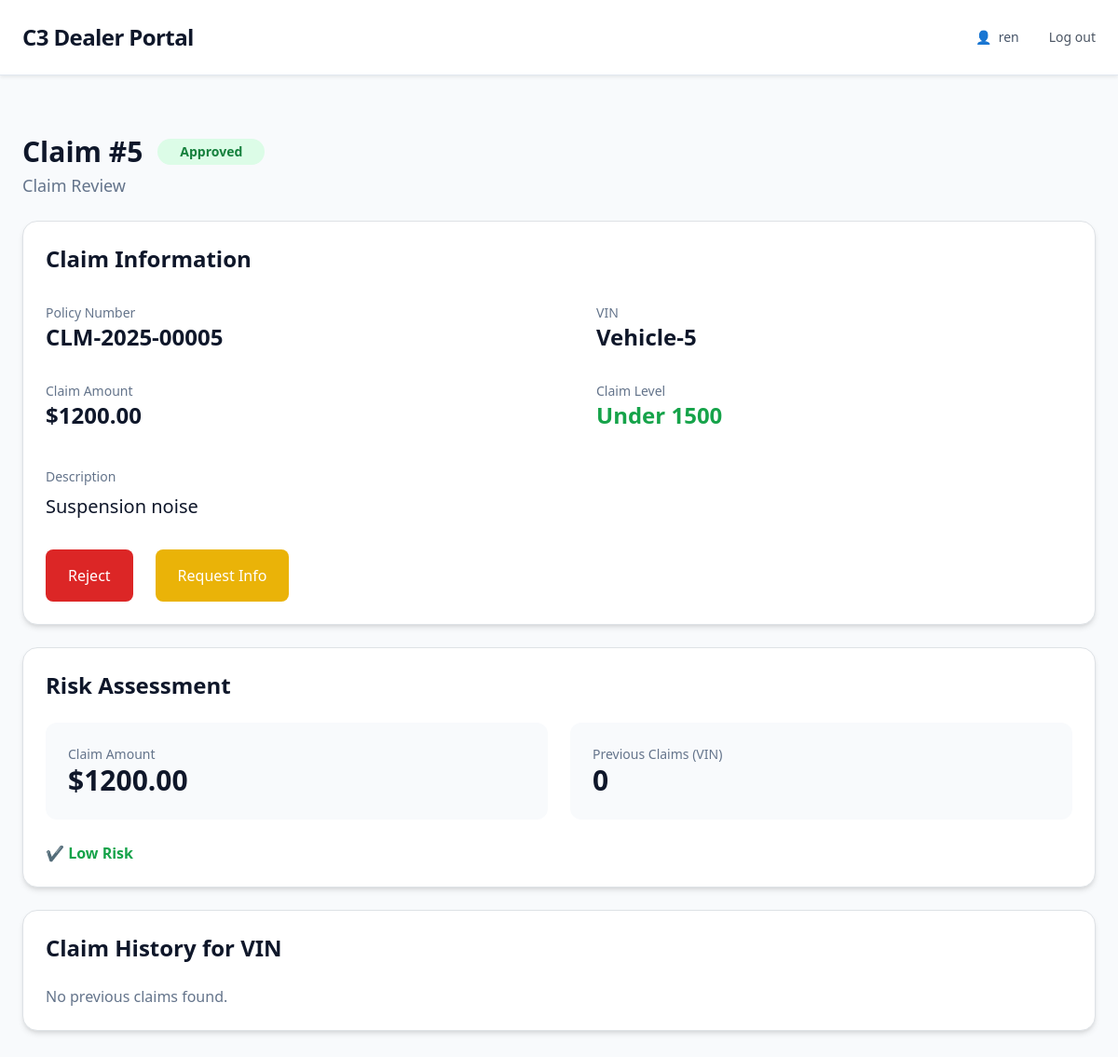
The page /claims/5/ (signed in) on the database as committed earlier.
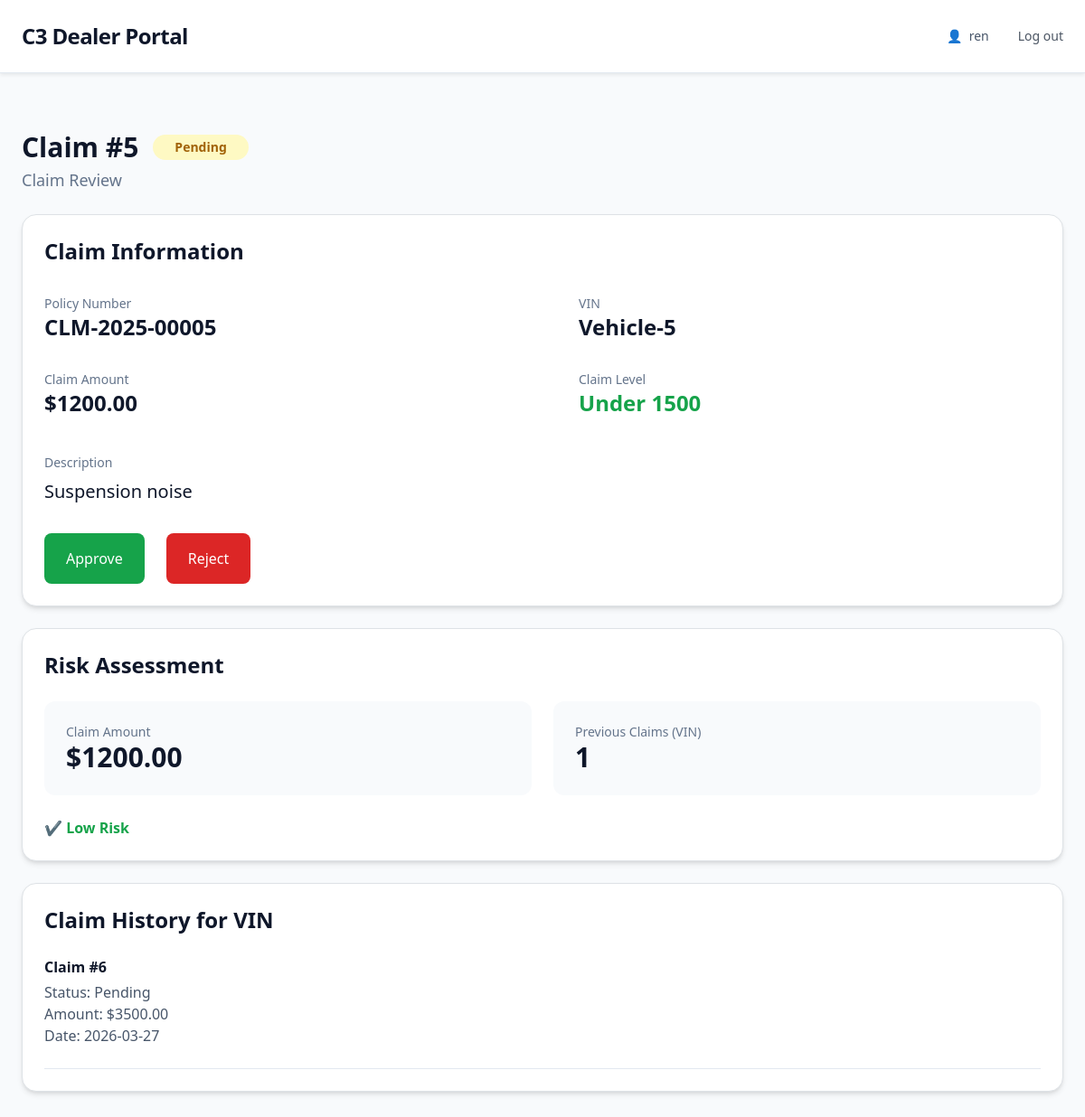
The same page on the database as committed later.
### learning_logs/models.py (models this page shows, shortened)
class ClaimRecord(models.Model):
    claimid = models.IntegerField(db_column='claimID', primary_key=True)
    vehicleid = models.IntegerField(db_column='vehicleID', blank=True, null=True)
    claimstatus = models.TextField(db_column='claimStatus', blank=True, null=True)
    description = models.TextField(blank=True, null=True)
    claimamount = models.FloatField(db_column='claimAmount', blank=True, null=True)
    claimdate = models.TextField(db_column='claimDate', blank=True, null=True)
    class Meta:
        managed = False
        db_table = 'Claim'

### learning_logs/views.py (the view)
# urls.py: path('claims/<int:claim_id>/', views.claim_detail, name='claim_detail'),
@login_required
def claim_detail(request, claim_id):
    claim = get_object_or_404(ClaimRecord, claimid=claim_id)
    previous_claims = ClaimRecord.objects.filter(vehicleid=claim.vehicleid).exclude(claimid=claim.claimid)
    policy_number = f"CLM-2025-{claim.claimid:05d}"
    vin_display = f"Vehicle-{claim.vehicleid}"
    claim_level = "Under 1500" if (claim.claimamount or 0) < 1500 else "1500+"
    risk_flags = {
        "high_amount": (claim.claimamount or 0) > 1500,
        "many_claims": previous_claims.count() >= 2,
        "previous_claims": previous_claims,
    }
    context = {
        "claim": claim,
        "risk": risk_flags,
        "policy_number": policy_number,
        "vin_display": vin_display,
        "claim_level": claim_level,
    }
    return render(request, 'learning_logs/claim_detail.html', context)

### learning_logs/templates/learning_logs/claim_detail.html (shortened to what the changed rows need)
{% extends "learning_logs/base.html" %}
{% block content %}
<div class="max-w-6xl mx-auto py-6">
    <div class="mb-6">
        <h2 class="text-3xl font-bold text-slate-900 flex items-center gap-3">
            Claim #{{ claim.claimid }}
            <span class="px-4 py-1 text-sm rounded-full font-semibold
                {% if claim.claimstatus == 'Approved' %}
                    bg-green-100 text-green-700
                {% elif claim.claimstatus == 'Denied' %}
                    bg-red-100 text-red-700
                {% else %}
                    bg-yellow-100 text-yellow-700
                {% endif %}
            ">
                {{ claim.claimstatus }}
            </span>
        </h2>
        <p class="text-slate-500 mt-1 text-lg">Claim Review</p>
    </div>
    <div class="bg-white shadow-md rounded-2xl p-6 mb-6 border border-slate-200">
        <div class="grid grid-cols-1 md:grid-cols-2 gap-x-20 gap-y-8">
            <div>
                <p class="text-sm text-slate-500">Claim Amount</p>
                <p class="text-2xl font-semibold text-slate-900">${{ claim.claimamount|floatformat:2 }}</p>
            </div>
        </div>
        <div class="mt-10">
            <p class="text-sm text-slate-500">Description</p>
            <p class="text-xl text-slate-900 mt-2">{{ claim.description }}</p>
        </div>
        <div class="flex flex-wrap gap-4 mt-8">
            {% if claim.claimstatus != 'Approved' %}
            <a href="{% url 'learning_logs:update_claim_status' claim.claimid 'approve' %}"
               class="bg-green-600 text-white px-6 py-3 rounded-lg hover:bg-green-700 transition">
                Approve
            </a>
            {% endif %}
            {% if claim.claimstatus != 'Denied' %}
            <a href="{% url 'learning_logs:update_claim_status' claim.claimid 'reject' %}"
               class="bg-red-600 text-white px-6 py-3 rounded-lg hover:bg-red-700 transition">
                Reject
            </a>
            {% endif %}
            {% if claim.claimstatus != 'Pending' %}
            <a href="{% url 'learning_logs:update_claim_status' claim.claimid 'request_info' %}"
               class="bg-yellow-500 text-white px-6 py-3 rounded-lg hover:bg-yellow-600 transition">
                Request Info
            </a>
            {% endif %}
        </div>
    </div>
    <div class="bg-white shadow-md rounded-2xl p-6 mb-6 border border-slate-200">
        <div class="grid grid-cols-1 md:grid-cols-2 gap-6">
            <div class="bg-slate-50 rounded-xl p-6">
                <p class="text-sm text-slate-500">Claim Amount</p>
                <p class="text-3xl font-bold text-slate-900">${{ claim.claimamount|floatformat:2 }}</p>
            </div>
            <div class="bg-slate-50 rounded-xl p-6">
                <p class="text-sm text-slate-500">Previous Claims (VIN)</p>
                <p class="text-3xl font-bold text-slate-900">{{ risk.previous_claims.count }}</p>
            </div>
        </div>
    </div>
    <div class="bg-white shadow-md rounded-2xl p-6 border border-slate-200">
        <h3 class="text-2xl font-semibold text-slate-900 mb-6">Claim History for VIN</h3>
        {% if risk.previous_claims %}
            <div class="space-y-4">
                {% for prev in risk.previous_claims %}
                <div class="border-b border-slate-200 pb-4">
                    <p class="font-semibold text-slate-900">Claim #{{ prev.claimid }}</p>
                    <p class="text-slate-600 mt-1">Status: {{ prev.claimstatus }}</p>
                    <p class="text-slate-600">Amount: ${{ prev.claimamount|floatformat:2 }}</p>
                    <p class="text-slate-600">Date: {{ prev.claimdate }}</p>
                </div>
                {% endfor %}
            </div>
        {% else %}
            <p class="text-slate-500">No previous claims found.</p>
        {% endif %}
    </div>
</div>
{% endblock %}

Rows that differ between the two databases and show on the page:
changed ClaimRecord "Suspension noise": claimStatus "Approved" → "Pending" (drawn); claimstatus "Approved" → "Pending"
added ClaimRecord: claimid "6", claimstatus "Pending", claimamount "3500.00", claimdate "2026-03-27"
Other text that changed with them:
{{ risk.previous_claims.count }}: "0" → "1"
text no longer shown: "Request Info No previous claims found."
text now shown: "Approve"
